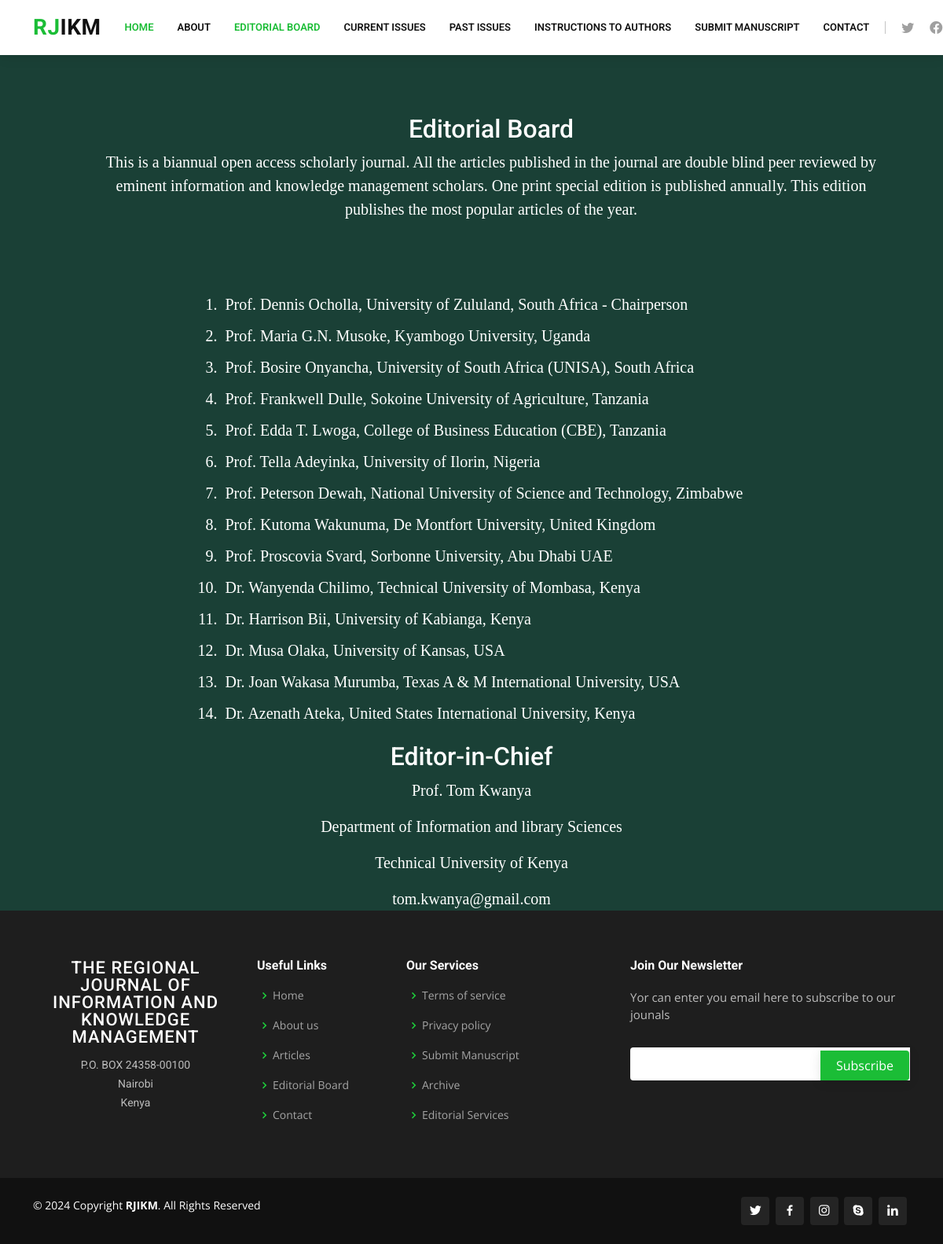
Screenshot of /editorial/ with the database file from the repository.
### rjikm/models.py (models this page shows, shortened)
class Editorialboard(models.Model):
    Prefix = models.CharField(max_length=20, default="Prof")
    FirstName = models.CharField(max_length=100, default='Tom')
    SecondName = models.CharField(max_length=100, default='Kwanya')
    University = models.CharField(max_length=100, default="Technical University of Kenya")
    Country = models.CharField(max_length=100, default="Kenya")

class Editorinchief(models.Model):
    FullName = models.CharField(max_length=100, default='Tom')
    University = models.CharField(max_length=100, default="Technical University of Kenya")
    Department = models.CharField(max_length=100, default="Information and library Sciences")
    MyEmail = models.CharField(max_length=100, default="tom.kwanya@gmail.com")

### rjikm/views.py (the view)
# urls.py: path("editorial/", views.editorial, name="editorial"),
def editorial(request):
    editorialboard = Editorialboard.objects.all()
    editorinchief = Editorinchief.objects.all()
    return render(request, 'rjikm/editorialboard.html',
                  {'editorialboard': editorialboard, 'editorinchief': editorinchief})

### rjikm/templates/rjikm/editorialboard.html (shortened to what this page needs)
{% extends "rjikm/layouteditorial.html" %}
{% block body %}
<section style="background-color: #1a4036; margin:0px;">
 <div class="aboutus">
  <h2 style="text-align:center; color: white;"> Editorial Board</h2>
  <p style="text-align:center; color: white;"> This is a biannual open access scholarly journal. All the articles published in the journal are double blind peer reviewed by eminent information and knowledge management scholars. One print special edition is published annually. This edition publishes the most popular articles of the year.</p>
 </div>
</section>
<div style="background-color: #1a4036;">
  <div style=" text-align:center; color: white; font-family: Times New Roman, Times, serif; font-size: 20px;">
    <ol style="display: inline-block; text-align: left">
        {% for member in editorialboard %}
        <li style="padding: 5px;" >
        {{ member.Prefix }} {{ member.FirstName }} {{ member.SecondName }} {{member.University }} {{ member.Country}}
        </li>
        {% endfor %}
      </ol>
  </div>
</div>
<div style="background-color: #1a4036; ">
  <div style=" text-align:center; color: white; font-family: Times New Roman, Times, serif; font-size: 20px;">
    <h2 style="text-align:center; color: white;"> Editor-in-Chief</h2>
    <div>
        {% for editor in editorinchief %}
        <p> {{editor.FullName}} </p>
        <p> {{editor.Department}}</p>
        <p> {{editor.University}} </p>
        <p style="margin-bottom:0px;"> {{editor.MyEmail}}</p>
        {% endfor %}
    </div>
  </div>
</div>
{% endblock %}

### rjikm/static/rjikm/style.css (style rules this page uses)
body { font-family: "Open Sans", sans-serif; color: #4d4643; }
h1, h2, h3, h4, h5, h6 { font-family: "Roboto", sans-serif; }
.mission, .vision, .aboutus { margin: 30px 20px 0px 20px; padding: 55px 50px 10px 100px; font-family: "Times New Roman", Times, serif; font-size: 20px; }
section { padding: 60px 0; overflow: hidden; }

### rows the page displays
Editorialboard: Prefix "Prof.", FirstName "Dennis", SecondName "Ocholla,", University "University of Zululand,", Country "South Africa - Chairperson"
Editorialboard: Prefix "Prof.", FirstName "Maria G.N.", SecondName "Musoke,", University "Kyambogo University,", Country "Uganda"
Editorialboard: Prefix "Prof.", FirstName "Bosire", SecondName "Onyancha,", University "University of South Africa (UNISA),", Country "South Africa"
Editorialboard: Prefix "Prof.", FirstName "Frankwell", SecondName "Dulle,", University "Sokoine University of Agriculture,", Country "Tanzania"
Editorialboard: Prefix "Prof.", FirstName "Edda T.", SecondName "Lwoga,", University "College of Business Education (CBE),", Country "Tanzania"
Editorialboard: Prefix "Prof.", FirstName "Tella", SecondName "Adeyinka,", University "University of Ilorin,", Country "Nigeria"
Editorialboard: Prefix "Prof.", FirstName "Peterson", SecondName "Dewah,", University "National University of Science and Technology,", Country "Zimbabwe"
Editorialboard: Prefix "Prof.", FirstName "Kutoma", SecondName "Wakunuma,", University "De Montfort University,", Country "United Kingdom"
Editorialboard: Prefix "Prof.", FirstName "Proscovia", SecondName "Svard,", University "Sorbonne University,", Country "Abu Dhabi UAE"
Editorialboard: Prefix "Dr.", FirstName "Wanyenda", SecondName "Chilimo,", University "Technical University of Mombasa,", Country "Kenya"
Editorialboard: Prefix "Dr.", FirstName "Harrison", SecondName "Bii,", University "University of Kabianga,", Country "Kenya"
Editorialboard: Prefix "Dr.", FirstName "Musa", SecondName "Olaka,", University "University of Kansas,", Country "USA"
Editorialboard: Prefix "Dr.", FirstName "Joan Wakasa", SecondName "Murumba,", University "Texas A & M International University,", Country "USA"
Editorialboard: Prefix "Dr.", FirstName "Azenath", SecondName "Ateka,", University "United States International University,", Country "Kenya"
Editorinchief: FullName "Prof. Tom Kwanya", Department "Department of Information and library Sciences", University "Technical University of Kenya", MyEmail "tom.kwanya@gmail.com"
